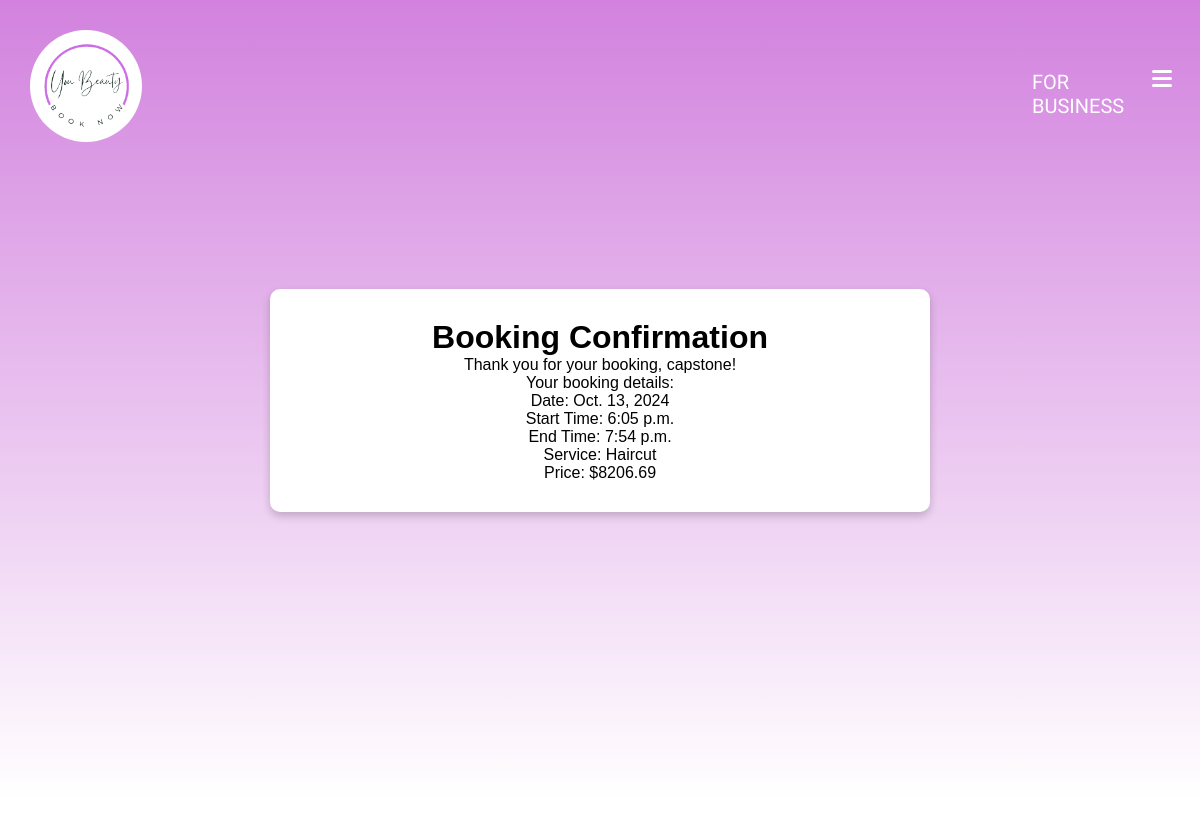
Screenshot of /booking_confirmation/2/ with the database file from the repository.
### customers/models.py (models this page shows, shortened)
class Booking(models.Model):
    customer = models.ForeignKey(Customer, on_delete=models.CASCADE)
    salon_service = models.ForeignKey('salons.SalonService', on_delete=models.CASCADE)
    date = models.DateField()
    start_time = models.TimeField()
    end_time = models.TimeField()
    is_cancelled = models.BooleanField(default=False)

class Customer(models.Model):
    user = models.OneToOneField('auth.User', on_delete=models.CASCADE)
    phone_number = models.CharField(max_length=20)
    profile_photo = models.ImageField(upload_to='profile_photos/', blank=True, null=True)

### salons/models.py (models this page shows, shortened)
class SalonService(models.Model):
    salon = models.ForeignKey(SalonInfo, on_delete=models.CASCADE)
    service = models.ForeignKey(Service, on_delete=models.CASCADE)
    price = models.DecimalField(max_digits=10, decimal_places=2)
    duration = models.DurationField()
    description = models.TextField(blank=True, null=True)

class Service(models.Model):
    service_name = models.CharField(max_length=255)

### customers/views.py (the view)
# urls.py: path('booking_confirmation/<int:booking_id>/', views.booking_confirmation, name='booking_confirmation'),
def booking_confirmation(request, booking_id):
    booking = Booking.objects.get(id=booking_id)
    return render(request, 'bookings/booking_confirmation.html', {'booking': booking})

### accounts/context_processors.py (called while the page is built, shortened)
def global_variable(request):
    is_authenticated_customer = False
    current_user = request.user
    print(f"{current_user} is authenticated customer: {is_authenticated_customer}")
    return {
        "is_authenticated_customer": is_authenticated_customer,
    }

### templates/bookings/booking_confirmation.html
{% extends "base.html" %}
{% load static %}
{% block content %}
<div class="confirmation-container">
    <link rel="stylesheet" type="text/css" href="{% static 'css/booking_confirmation.css' %}">
    <div class="confirmation-box">
        <h1>Booking Confirmation</h1>
        <p>Thank you for your booking, {{ booking.customer.user.username }}!</p>
        <p>Your booking details:</p>
        <ul>
            <li>Date: {{ booking.date }}</li>
            <li>Start Time: {{ booking.start_time }}</li>
            <li>End Time: {{ booking.end_time }}</li>
            <li>Service: {{ booking.salon_service.service.service_name }}</li>
            <li>Price: ${{ booking.salon_service.price }}</li>
        </ul>
    </div>
</div>
{% endblock %}

### static/css/style.css (style rules this page uses)
* { padding: 0; margin: 0; }
body { padding-bottom: 100px; }
:root { --bar-width: 20px; --bar-height: 3px; --hamburger-gap: 4px; --background: #fff; --animation-timing: 200ms ease-in-out; }

### static/css/booking_confirmation.css (style rules this page uses)
.confirmation-container { display: flex; justify-content: center; align-items: center; min-height: 100vh; }
.confirmation-container .confirmation-box { background-color: white; border-radius: 10px; box-shadow: 0 4px 8px rgba(0, 0, 0, 0.2); padding: 30px; max-width: 600px; width: 80%; text-align: center; font-family: 'Kanit', sans-serif; }
.confirmation-container .confirmation-box ul { list-style-type: none; padding: 0; margin: 0; }

### rows the page displays
Booking: customer.user.username "capstone", date "Oct. 13, 2024", start_time "6:05 p.m.", end_time "7:54 p.m.", salon_service.service.service_name "Haircut", salon_service.price "8206.69"
